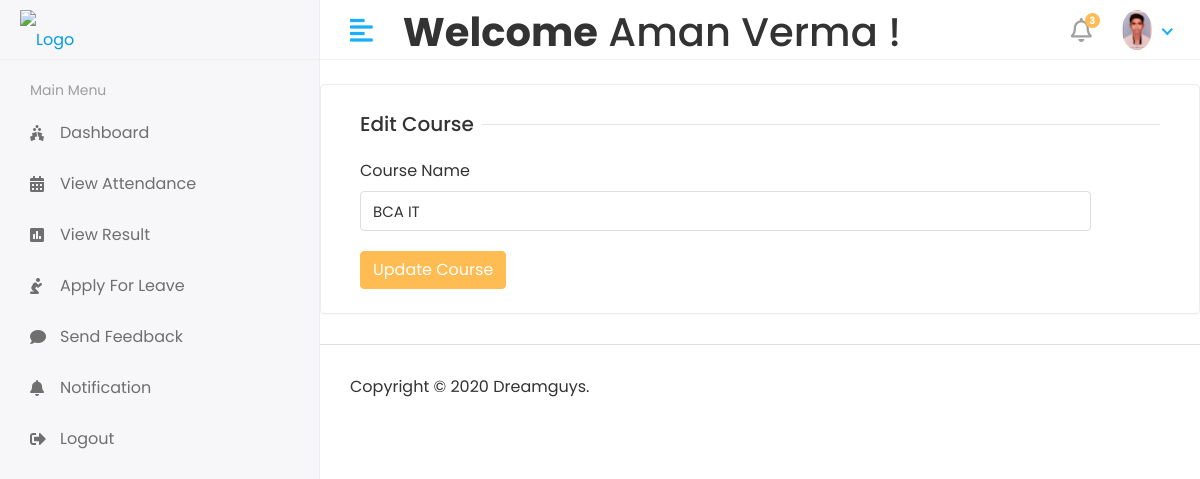
/Hod/Course/Edit/1 (signed in), run on the app's committed database.
### app/models.py (models this page shows, shortened)
class CustomUser(AbstractUser):
    USER = (
        ('1','HOD'),
        ('2','STAFF'),
        ('3','STUDENT'),
    )
    user_type = models.CharField(choices=USER,max_length=50,default=1)
    profile_pic = models.ImageField(upload_to='media/profile_pic')

class Course(models.Model):
    name = models.CharField(max_length=100)
    created_at = models.DateTimeField(auto_now_add=True)
    update_at = models.DateTimeField(auto_now_add=True)

### College_ERP/HOD_views.py (the view)
# urls.py: path('Hod/Course/Edit/<str:id>',HOD_views.EDIT_COURSE,name='edit_course'),
@login_required(login_url='/')
def EDIT_COURSE(request,id):
    course = Course.objects.get(id = id)
    context = {
        'course':course,
    }
    return render(request,'Hod/edit_course.html',context)

### templates/Hod/edit_course.html (shortened to what this page needs)
{% extends 'base.html' %}
{% block content %}
<div class="row">
    <div class="col-sm-12">
        <div class="card">
            <div class="card-body">
                <form method="post" action="{% url 'update_course' %}">
                    <div class="col-12">
                        <h5 class="form-title"><span>Edit Course</span></h5>
                    </div>
                    <div class="col-sm-11">
                        <div class="form-group">
                            <label>Course Name</label>
                            <input type="text" class="form-control" name="name" value="{{course.name}}">
                        </div>
                    </div>
                    <div class="col-12">
                        <button type="submit" class="btn btn-primary">Update Course</button>
                    </div>
                </form>
            </div>
        </div>
    </div>
</div>
{% endblock %}

### templates/includes/header.html (shortened to what this page needs)
{% load static %}
<div class="header">
    <div class="header-left">
        <a href="index.html" class="logo">
            <img src="{% static 'assets/img/logo.png' %}" alt="Logo">
        </a>
    </div>
    <a href="javascript:void(0);" id="toggle_btn">
        <i class="fas fa-align-left"></i>
    </a>
    <div class="top-nav-search mt-2">
        <h1><strong>Welcome</strong>&nbsp<span>{{ user.first_name }} {{ user.last_name }}</span>&nbsp!</h1>
    </div>
    <ul class="nav user-menu">
        <li class="nav-item dropdown noti-dropdown">
            <a href="#" class="dropdown-toggle nav-link" data-toggle="dropdown">
                <i class="far fa-bell"></i> <span class="badge badge-pill">3</span>
            </a>
        </li>
        <li class="nav-item dropdown has-arrow">
            <a href="#" class="dropdown-toggle nav-link" data-toggle="dropdown">
                <span class="user-img"><img class="rounded-circle"
                        src="/{{user.profile_pic}}" width="30" height="40" alt="Ryan Taylor"></span>
            </a>
        </li>
    </ul>
</div>

### static/assets/css/style.css (style rules this page uses)
html { height: 100%; }
body { background-color: #fff; color: #333; font-family: 'Poppins', sans-serif; font-size: 1rem; height: 100%; line-height: 1.5; overflow-x: hidden; }
h1, h2, h3, h4, h5, h6 { font-family: 'Poppins', sans-serif; margin-top: 0; }
.form-control { border: 1px solid #ddd; box-shadow: none; color: #333; font-size: 15px; height: 40px; }
a { color: #009ce7; }
input, button, a { transition: all 0.4s ease; -moz-transition: all 0.4s ease; -o-transition: all 0.4s ease; -ms-transition: all 0.4s ease; -webkit-transition: all 0.4s ease; }
input, input:focus, button, button:focus { outline: none; }
input[type=text], input[type=password] { -webkit-appearance: none; -moz-appearance: none; appearance: none; }
.form-group { margin-bottom: 1.25rem; }
ul, ol { padding: 0px; list-style: none; }
.btn-primary { background-color: #FFBC53; border: 1px solid #FFBC53; }
.card { border: 1px solid #ececf5; box-shadow: 0 1px 3px 0 rgba(0, 0, 0, 0.03); margin-bottom: 1.875rem; }
.card-body { padding: 1.5rem; }
.header { background-color: #fff; border-bottom: 1px solid #f3f3f4; left: 0; position: fixed; right: 0; top: 0; z-index: 1001; height: 60px; }
.header .header-left { float: left; height: 60px; padding: 0 20px; position: relative; width: 320px; z-index: 1; transition: all 0.2s ease-in-out; background-color: #f7f7fa; border-bottom: 1px solid #efefef; border-right: 1px solid #ececf5; display: flex; align-items: center; }
.header .header-left .logo { display: inline-block; line-height: 60px; }
.header .header-left .logo img { max-height: 40px; width: auto; }
.header .dropdown-toggle:after { display: none; }
.header .has-arrow .dropdown-toggle:after { border-top: 0; border-left: 0; border-bottom: 2px solid #18aefa; border-right: 2px solid #18aefa; content: ''; height: 8px; display: inline-block; pointer-events: none; -webkit-transform-origin: 66% 66%; -ms-transform-origin: 66% 66%; transform-origin: 66% 66%; -webkit-transform: rotate(45deg); -ms-transform: rotate(45deg); transform: rotate(45deg); -webkit-transition: all 0.15s ease-in-out; transition: all 0.15s ease-in-out; width: 8px; vertical-align: 0px; }
.user-menu { float: right; margin: 0; position: relative; z-index: 99; padding-right: 15px; }
.user-menu.nav > li > a { color: #a0a0a0; font-size: 14px; line-height: 58px; padding: 0 15px; height: 60px; }
.user-img { margin-right: 3px; position: relative; }
.top-nav-search { float: left; margin-left: 15px; }
.user-menu.nav > li > a .badge { background-color: #FFBC53; display: block; font-size: 10px; font-weight: bold; height: 15px; width: 15px; position: absolute; right: 7px; top: 13px; color: #fff; padding: 3px; }
.user-menu.nav > li > a > i { font-size: 1.5rem; line-height: 60px; }
.form-title { width: 100%; max-width: 100%; padding: 0; font-size: 1.25rem; font-weight: 500; line-height: inherit; color: #333; white-space: normal; position: relative; display: block; margin-bottom: 20px; }
.form-title:before { content: ""; position: absolute; left: 0px; right: 0px; height: 1px; top: 50%; background-color: rgba(0, 0, 0, 0.1); }
.form-title span { padding: 0px 0.5rem 0 0; background-color: #fff; display: inline-block; z-index: 2; position: relative; }
@media (min-width: 992px) { #toggle_btn { align-items: center; color: #18aefa; display: inline-flex; float: left; font-size: 26px; height: 60px; justify-content: center; margin-left: 15px; padding: 0 15px; } }

### data on the page
CustomUser: first_name "Aman", last_name "Verma", profile_pic (picture)
Course: name "BCA IT"
